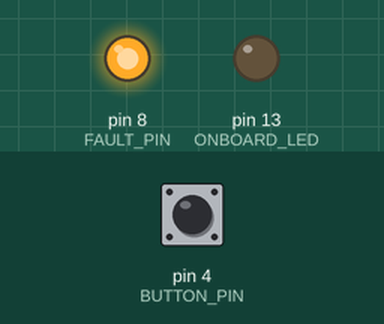
The sketch below on a simulated Arduino Uno, built with avr-gcc and run on an emulated ATmega328P. Parts: output pins drawn as LEDs (lit = HIGH). The inputs (shaded band) are chosen by the test bench; at power-on: pin 4 (BUTTON_PIN) HIGH. Pins used as bus, display or sensor lines are not drawn; what the sketch prints to the serial monitor is not drawn.

Above: at 1.2 s.
1.3 s: pin 4 (BUTTON_PIN) pulled LOW for 1 s
At 2.1 s:
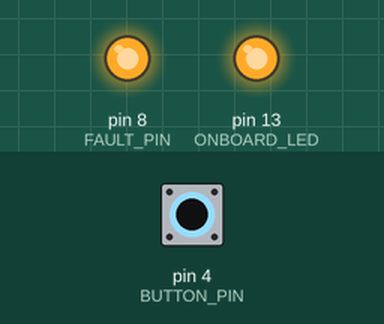
3.8 s: pin 4 (BUTTON_PIN) pulled LOW for 3.2 s
At 8.2 s:
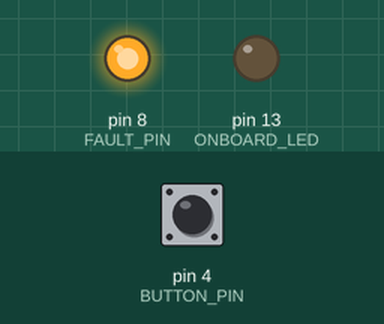
Timing chart, 0 to 9.7 s (numbered marks = the images above; inputs shaded):
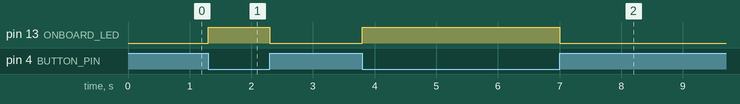

Measured:
- after the input at 1.3 s, pin 13 (ONBOARD_LED): LOW → HIGH at once, → LOW 1.0 s later
- after the input at 3.8 s, pin 13 (ONBOARD_LED): LOW → HIGH at once, → LOW 3.2 s later

The sketch:

JRLIN_Master_Example_1.ino
```cpp
// (licence header left out)
#include "JRLinMaster.h"
#include "JRLinFrameBuffer.h"
#include "JRLinHelper.h"
#include <AltSoftSerial.h>

#define DEBUG_MODE_MAIN (0)

/**PINS */
#define FAULT_PIN (8)
#define CS_PIN (7) // not recommended to be hardwired in schematic; operation mode of transceiver needs to be in synch with the micro-controller; hardwiring could lead to false LIN traffic during startup
#define ONBOARD_LED (13)
#define BUTTON_PIN (4)

/* Schedule size euqals 500ms; 5ms per slot; 100 slots*/
#define SCHEDULE_MAX_SLOTS (100)
#define SCHEDULE_TBASE_MILLIS (5)  //milliseconds, x slots = cycle time

#define SCHEDULE_ENTRIES (1)
#define SLOT_TIMEOUT_MICROS (25000) //25000 microsec = 25 ms

AltSoftSerial altSerial;

JRLINMaster lin;
JRLINFrameBuffer framelist[SCHEDULE_ENTRIES]; //reserve memory for 3 frames
static JRLINFrameBuffer *ptrCurrentFrame = NULL;

// timer to aboard waiting for a frame
volatile unsigned long frame_start = 0;

// used for creating a schedule grid
unsigned long delayStart = 0; // the time the delay started
bool timerRunning = false; // true if still waiting for delay to finish
uint8_t slotCount = -1;

enum MasterStates {
  sendId      //request an id interaction
  , receiveId // collect the nodes reply
} masterState;

void setup() {
  pinMode(CS_PIN, OUTPUT);
  digitalWrite(CS_PIN, HIGH);

  pinMode(FAULT_PIN, OUTPUT);
  digitalWrite(FAULT_PIN, HIGH);

  pinMode(BUTTON_PIN, INPUT_PULLUP);

  pinMode(ONBOARD_LED, OUTPUT);
  digitalWrite(ONBOARD_LED, LOW); //dark

  /**
     Init Debug Serial
  */
  altSerial.begin(19200); // needs to be turned on in advance during runtime!

#if DEBUG_MODE_MAIN >= 1
  altSerial.println("HW UART LIN Master Node");
#endif

  /**
     Configure frame list schedule; don't forget to adjust SCHEDULE_ENTRIES
  */

  framelist[0].init(0x30, fb_id_send, 4, 10);
  framelist[0].data[0] = 0xFF;
  framelist[0].data[1] = 0x00;
  framelist[0].data[2] = 0xFF;
  framelist[0].data[3] = 0x00;
  framelist[0].len = 4;

  lin.setFrameList(framelist, SCHEDULE_ENTRIES);
  ptrCurrentFrame = NULL;

  /**
     Configure timeouts
  */
  delayStart = millis();   // start delay
  timerRunning = true; // start or stop the time checking

  /**
     Configure State Machine and Schedule table
  */
  masterState = sendId;

  // Start the LIN machine
  lin.begin(9600, 1, &altSerial);
}

void loop()
{
  if (masterState == sendId) {
    // if lin machine is idle and does not need to pick up messages
    // check if it is time to send a message
    if (timerRunning && ((millis() - delayStart) >= SCHEDULE_TBASE_MILLIS)) {
      delayStart += SCHEDULE_TBASE_MILLIS; // this prevents drift in the delays

      ++slotCount;
      if (slotCount >= SCHEDULE_MAX_SLOTS) slotCount = 0; // slot schedule size

      // pick the msg to be send in the current slot
      ptrCurrentFrame = NULL;
      for (int i = 0; i < SCHEDULE_ENTRIES; i++) { //framelist size
        if (framelist[i].slot == slotCount) {
          ptrCurrentFrame = &framelist[i];
          break;
        }
      } // for filter

      if (ptrCurrentFrame != NULL) {
        /**
           MASTER SENDS ID
        */
        lin.master_send(ptrCurrentFrame);
        Serial.flush();

        if (ptrCurrentFrame->frametype == fb_id_receive) {
          // receive reply!
          //  Serial.flush(); //empty the UART
          frame_start = micros();
          masterState = receiveId; //instant reply
        } else if (ptrCurrentFrame->frametype == fb_id_send) {
          /**
            MASTER SENDS DATA PAYLOAD
          */
          lin.slave_send(ptrCurrentFrame);
          Serial.flush();
        } else {
          // don't do anything
        }
      } // != NULL, frame to be sent in the slot was found
    } else {
      // nothing to send; no work on the LIN bus has to be done
      // use resources for regular application computation
      compute();
    }
  } // send ID


  if (masterState == receiveId) { //jump instantly to the reply generation if required
    if (ptrCurrentFrame != NULL) {

      static LINMasterRead ret = lm_ret_unknown;
      /**
        MASTER RECEIVES DATA PAYLOAD
      */
      ret = lin.master_receive(ptrCurrentFrame, frame_start, SLOT_TIMEOUT_MICROS ); //FILL UP THE RIGHT BUFFER!

      switch (ret) {
        case lm_ret_processing:
          // keep processing
          break;

        case lm_ret_frame_valid:
          masterState = sendId;
#if DEBUG_MODE_MAIN >= 1
          JRLINFrameBuffer::debug_buffer_print(&altSerial, ptrCurrentFrame);
#endif
#if DEBUG_MODE_MAIN >= 2
          altSerial.println("V");
#endif
          break;

        case lm_ret_frame_timeout:
          masterState = sendId;
          break;

        case lm_ret_wrong_checksum:
          masterState = sendId;

#if DEBUG_MODE_MAIN >= 2
          altSerial.println("!CHK");
#endif
          break;
        default:
          masterState = sendId; // keep on going
          break;
      } // switch
    } // if ptrCurrentFrame != NULL
    else {
      // throw warning, pointer == NULL!
#if DEBUG_MODE_MAIN >= 2
      altSerial.println("Warning: ptrCurrentFrame == NULL!");
#endif
      masterState = sendId; // keep on going
    }
  } //received ID
}

void compute() {
  // if no work is needed on the LIN bus, do some application computation instead
  int sensorVal = digitalRead(BUTTON_PIN);
  if (sensorVal == HIGH) {
    digitalWrite(13, LOW);
    framelist[0].data[3] = 0x0;
  } else {
    digitalWrite(13, HIGH);
    framelist[0].data[3] = 0x1;
  }
}
```

JRLinFrameBuffer.cpp
```cpp
// (licence header left out)
#include "JRLinFrameBuffer.h"
#include "JRLinHelper.h"

/***
    JRLin Filter Class

*/
JRLINFrameBuffer::JRLINFrameBuffer(): addr(-1), len(-1), updated(0), timestamp(0)
{
  data[0] = 0;
  data[1] = 0;
  data[2] = 0;
  data[3] = 0;
  data[4] = 0;
  data[5] = 0;
  data[6] = 0;
  data[7] = 0;
}

void JRLINFrameBuffer::init( uint8_t buf_addr, JRLINFrameBufferType buf_frametype, uint8_t buf_len,uint8_t myslot) {
  if (buf_len > 8) buf_len = 8;

  addr = buf_addr;
  calc_addr = (addr & 0x3f) | JRLINHelper::addrParity(addr); //bring the addrParity into a separate HelperClass
  frametype = buf_frametype;
  len = buf_len;
  data[0] = 0;
  data[1] = 0;
  data[2] = 0;
  data[3] = 0;
  data[4] = 0;
  data[5] = 0;
  data[6] = 0;
  data[7] = 0;
  updated = 0;
  timestamp = 0;
  slot = myslot;
}

void JRLINFrameBuffer::debug_buffer_print(AltSoftSerial *_dbgSerial, JRLINFrameBuffer *buf) {
  if (!_dbgSerial) return;

  _dbgSerial->println("<= Filter Dump =>");
  _dbgSerial->print("Addr:0x"); _dbgSerial->println(buf->addr, HEX);
  _dbgSerial->print("CalcAddr:0x"); _dbgSerial->println(buf->calc_addr, HEX);
  _dbgSerial->print("Len:0x");
  _dbgSerial->println(buf->len, HEX);
  _dbgSerial->print("D0:0x");
  _dbgSerial->println(buf->data[0], HEX);
  _dbgSerial->print("D1:0x");
  _dbgSerial->println(buf->data[1], HEX);
  _dbgSerial->print("D2:0x");
  _dbgSerial->println(buf->data[2], HEX);
  _dbgSerial->print("D3:0x");
  _dbgSerial->println(buf->data[3], HEX);
  _dbgSerial->print("D4:0x");
  _dbgSerial->println(buf->data[4], HEX);
  _dbgSerial->print("D5:0x");
  _dbgSerial->println(buf->data[5], HEX);
  _dbgSerial->print("D6:0x");
  _dbgSerial->println(buf->data[6], HEX);
  _dbgSerial->print("D7:0x");
  _dbgSerial->println(buf->data[7], HEX);
  _dbgSerial->print("CKSM:0x");
  _dbgSerial->println(buf->cksm, HEX);
  _dbgSerial->print("ECKSM:0x");
  _dbgSerial->println(buf->exp_cksm, HEX);
  _dbgSerial->print("U:");
  _dbgSerial->println(buf->updated);
  _dbgSerial->print("T:");
  _dbgSerial->println(buf->timestamp);

}
```

JRLinFrameBuffer.h
```cpp
// (licence header left out)
#ifndef __JRLIN_FRAME_BUFFER_H
#define __JRLIN_FRAME_BUFFER_H

#include <AltSoftSerial.h>
#include "Arduino.h"

/**
 Union, 0 pure master request, 1 send with buffer content , 2 receive into buffer
 Rename to JRLIN_MESSAGE, or JRLIN_FRAME_DATA, JRLIN_FRAME_BUFFER, MSG_TYPE
 on/off on sending, receiving
*/

enum JRLINFrameBufferType {
    fb_id_receive // receive into buffer,
  , fb_id_send    // send with content,
  , fb_id_only    // only trigger id
};


class JRLINFrameBuffer {
  public:
    JRLINFrameBuffer();
    JRLINFrameBufferType   frametype;

    uint8_t   addr;
    uint8_t   calc_addr;
    uint8_t   slot;

    // needed for receive & sending frames
    uint8_t   len;
    uint8_t   data[8];
    uint8_t   cksm;
    uint8_t   exp_cksm;
    uint8_t   updated;
    unsigned long timestamp;

    void init( uint8_t buf_addr, JRLINFrameBufferType buf_frametype, uint8_t buf_len, uint8_t myslot);
    static void debug_buffer_print(AltSoftSerial *_dbgSerial, JRLINFrameBuffer *buf);    //static ?
};


#endif
```

JRLinHelper.cpp
```cpp
// (licence header left out)
#include "JRLinHelper.h"

/***
 *  JRLin Helper Class
 *
 */

/* Lin defines its checksum as an inverted 8 bit sum with carry */
uint8_t JRLINHelper::dataChecksum(const uint8_t* message, char nBytes, uint16_t sum)
{
  while (nBytes-- > 0) sum += *(message++);

  // Add the carry
  while (sum >> 8) // In case adding the carry causes another carry
    sum = (sum & 255) + (sum >> 8);

  return (~sum);
}

/* Create the Lin ID parity */
#define BIT(data,shift) ((addr&(1<<shift))>>shift)

uint8_t JRLINHelper::addrParity(uint8_t addr)
{
  uint8_t p0 = BIT(addr, 0) ^ BIT(addr, 1) ^ BIT(addr, 2) ^ BIT(addr, 4);
  uint8_t p1 = ~(BIT(addr, 1) ^ BIT(addr, 3) ^ BIT(addr, 4) ^ BIT(addr, 5));

  return (p0 | (p1 << 1)) << 6;
}
```

JRLinHelper.h
```cpp
// (licence header left out)
#ifndef __JRLIN_HELPER_H
#define __JRLIN_HELPER_H

#include "Arduino.h"

class JRLINHelper {
  public:
    // For Lin 1.X "start" should = 0, for Lin 2.X "start" should be the addr byte.
    static uint8_t dataChecksum(const uint8_t* message, char nBytes, uint16_t start = 0);
    static uint8_t addrParity(uint8_t addr);
};

#endif
```

JRLinMaster.cpp
```cpp
// (licence header left out)
#include "Arduino.h"
#include "JRLinMaster.h"
#include "JRLinHelper.h"

JRLINMaster::JRLINMaster()
{
  _speed = 0;
  _ptrDbgSerial = NULL; //pointer to debug serial

  _framelist = NULL; //our schedule list
  _txPin = 1; //digital pin used for the break signal

  _serialOn = false; // UART is active?

  _tbit  = 0;
  _nominalFrameTime  = 0;
  _timeout = 0;

  _brk_end = 0;
  _brk_begin = 0;

  _linMasterStateMachine = lm_unknown; // init the local state machine
}

/***
    State Machine Configuration Settings
*/
void JRLINMaster::setFrameList(JRLINFrameBuffer *framelist, int fcount) {
  _framelist = framelist;
  _fcount = fcount;
}

void JRLINMaster::begin(uint32_t speed, uint8_t break_pin , AltSoftSerial *dbgSerial) // could be inlined for performance
{
  _speed = speed;
  _txPin = break_pin;
  _ptrDbgSerial = dbgSerial;

  /**
      Calculate Static Timeout Values
  */
  _tbit  = 100000 / (uint32_t)_speed;                             // Not quite in uSec, I'm saving an extra 10 to change a 1.4 (40%) to 14 below...;
  _nominalFrameTime  = ((34 * _tbit) + 90 * _tbit);     // 90 = 10*max # payload bytes + checksum (9)
  _timeout = LIN_TIMEOUT_IN_FRAMES * 14 * _nominalFrameTime;  // 14 is the specced addtl 40% space above normal*10 -- the extra 10 is just pulled out of the 1000000 needed to convert to uSec (so that there are no decimal #s), ms would be divide by ten!

  _brk_end = (1000000UL / ((uint32_t)_speed)); //52ms - 19200
  _brk_begin = _brk_end * LIN_BREAK_DURATION; //52ms*Duration - 19200

  _linMasterStateMachine = lm_sync; // init the local state machine

  Serial.begin(_speed);
  _serialOn = true;

#if DEBUG_MODE_MASTER >= 1
  if (_ptrDbgSerial) _ptrDbgSerial->println("Lin statemachine started..." );
#endif
#if DEBUG_MODE_MASTER >= 2
  if (_ptrDbgSerial) {
    _ptrDbgSerial->println("Configuration:" );
    _ptrDbgSerial->print("_tbit: " );
    _ptrDbgSerial->println(_tbit);
    _ptrDbgSerial->print("_nominalFrameTime: " );
    _ptrDbgSerial->println(_nominalFrameTime );
    _ptrDbgSerial->print("_timeout: " );
    _ptrDbgSerial->println(_timeout );
    _ptrDbgSerial->print("_brk_end: " );
    _ptrDbgSerial->println(_brk_end);
    _ptrDbgSerial->print("_brk_begin: " );
    _ptrDbgSerial->println(_brk_begin );
  }
#endif
}

/**
    LIN Master Communication methods
*/

// Generate a BREAK signal (a low signal for longer than a byte) across the serial line,
// triggered over a separate pin request ! UART cannot sent this request
void JRLINMaster::serialBreak(void)
{
  if (_serialOn) {
    Serial.end();
    _serialOn = false;
  }

  pinMode(_txPin, OUTPUT);
  digitalWrite(_txPin, LOW);  // Send BREAK
  delayMicroseconds(_brk_begin);

  digitalWrite(_txPin, HIGH);  // BREAK delimiter
  delayMicroseconds(_brk_end);

  Serial.begin(_speed);
  _serialOn = true;
}

void JRLINMaster::master_send(JRLINFrameBuffer *ptrFrame) {
  if (ptrFrame == NULL) return;
  static uint8_t c = -1;

  serialBreak();       // Generate the low signal that exceeds 1 char.
  Serial.write(0x55);  // Sync byte
  Serial.write(ptrFrame->calc_addr);  // ID byte
}


void JRLINMaster::slave_send(JRLINFrameBuffer *ptrFrame, uint8_t proto) {
  if (ptrFrame == NULL) return;

//  uint8_t addrbyte = (ptrFrame->addr & 0x3f) | JRLINHelper::addrParity(ptrFrame->addr);  //should be already calculated !
  uint8_t cksum = JRLINHelper::dataChecksum(ptrFrame->data, ptrFrame->len, (proto == 1) ? 0 : ptrFrame->calc_addr); // should be already calculated

  Serial.write(ptrFrame->data, ptrFrame->len); // data bytes
  Serial.write(cksum);  // checksum
}


LINMasterRead JRLINMaster::master_receive( JRLINFrameBuffer *ptrFrame, unsigned long frame_start, unsigned long max_frame_duration) {

  // Check if we are still within our allowed time slot
  if ((micros() - frame_start) > max_frame_duration) {
    _linMasterStateMachine = lm_sync;
    Serial.flush();
    return lm_ret_frame_timeout; // cannot fall through ! otherwise the serial code will trigger
  }

  if (!Serial.available()) return lm_ret_processing;
  if (ptrFrame == NULL) return lm_ret_frame_buffer_not_found; //error ! move it before the time check?

#if DEBUG_MODE_MASTER >= 2
  if (_ptrDbgSerial != NULL)_ptrDbgSerial->println("[M]");
#endif

  static uint8_t c = -1;
  while (Serial.available()) {
    c = Serial.read();

    switch ( _linMasterStateMachine) {
      case lm_sync:
        _linMasterStateMachine = lm_id;
        break;
      case  lm_id:
        _linMasterStateMachine = lm_get_data;
        _charcounter = 0;
        break;
      case lm_get_data:
        ptrFrame->data[_charcounter] = c;

#if DEBUG_MODE_MASTER >= 2
        if (_ptrDbgSerial != NULL)_ptrDbgSerial->println(c, HEX);
#endif

        if (_charcounter == (ptrFrame->len - 1))
        {
          _linMasterStateMachine = lm_get_chksm;
        } else {
          _linMasterStateMachine = lm_get_data;
        }
        _charcounter++;

        break;

      case lm_get_chksm:
        ptrFrame->exp_cksm = c;
        ptrFrame->cksm = JRLINHelper::dataChecksum(ptrFrame->data, ptrFrame->len, ptrFrame->calc_addr);

        Serial.flush();
        _linMasterStateMachine = lm_sync;

        ptrFrame->updated = ++ptrFrame->updated;
        ptrFrame->timestamp = millis();

        if (ptrFrame->exp_cksm == ptrFrame->cksm) {
          return lm_ret_frame_valid;
        } else {
          return lm_ret_wrong_checksum;
        }

        break;
      default:
        break;
    }
  } // while

  return lm_ret_processing;
}
```

JRLinMaster.h
```cpp
// (licence header left out)
#ifndef __JRLIN_MASTER_H
#define __JRLIN_MASTER_H

#include <AltSoftSerial.h>

#include "Arduino.h"
#include "JRLinFrameBuffer.h"

#define DEBUG_MODE_MASTER (0) // 0 no debug, 1 standard debug, 2 extended debug

#define LIN_BREAK_DURATION    (15)   // Number of bits in the break.
#define LIN_TIMEOUT_IN_FRAMES (2)    // Wait this many max frame times before declaring a read timeout. In microseconds!

/****
 *  READBACK, Turn on or off the serial device?, sending out of sync,
 */

enum LINMasterStates {
  lm_unknown //shall be never reached
  , lm_sync  // can be removed in the future, once readback is implemented
  , lm_id    // can be removed in the future, once readback is implemented
  , lm_get_data
  , lm_get_chksm
};

// Read Return
enum LINMasterRead {
  lm_ret_unknown //never
  , lm_ret_processing //processing
  , lm_ret_frame_valid //ok
  , lm_ret_frame_timeout //error
  , lm_ret_wrong_checksum //error
  , lm_ret_frame_buffer_not_found //error
};

class JRLINMaster {
  protected:

    // UART Config
    bool _serialOn;
    uint32_t _speed;

    // Break Pin Config
    uint8_t _txPin;

    // LIN configuration parameters
    uint32_t _tbit; //32 bit instead of 16bit int, convert to uint32_t!
    uint32_t _nominalFrameTime;
    uint32_t _timeout;
    uint32_t _brk_end;    // duration, not time period
    uint32_t _brk_begin;  // duration, not time period

    // State Machine for Master
    LINMasterStates _linMasterStateMachine;

    // Frame List
    JRLINFrameBuffer *_framelist; //pointer to the schedule list to process
    uint32_t _fcount; // used for what?

    // Debug Serial Config
    AltSoftSerial *_ptrDbgSerial;
    uint8_t  _charcounter; //useless? use _buffer_count instead?

    void serialBreak();

  public:
    JRLINMaster();
    void setFrameList(JRLINFrameBuffer *framelist, int fcount);

    void begin(uint32_t speed, uint8_t break_pin = 1, AltSoftSerial *dbgSerial = NULL);

    void master_send(JRLINFrameBuffer *ptrFrame);
    void slave_send(JRLINFrameBuffer *ptrFrame, uint8_t proto = 2);

    LINMasterRead master_receive(JRLINFrameBuffer *ptrFrame, unsigned long frame_start, unsigned long max_frame_duration);
};

#endif
```
